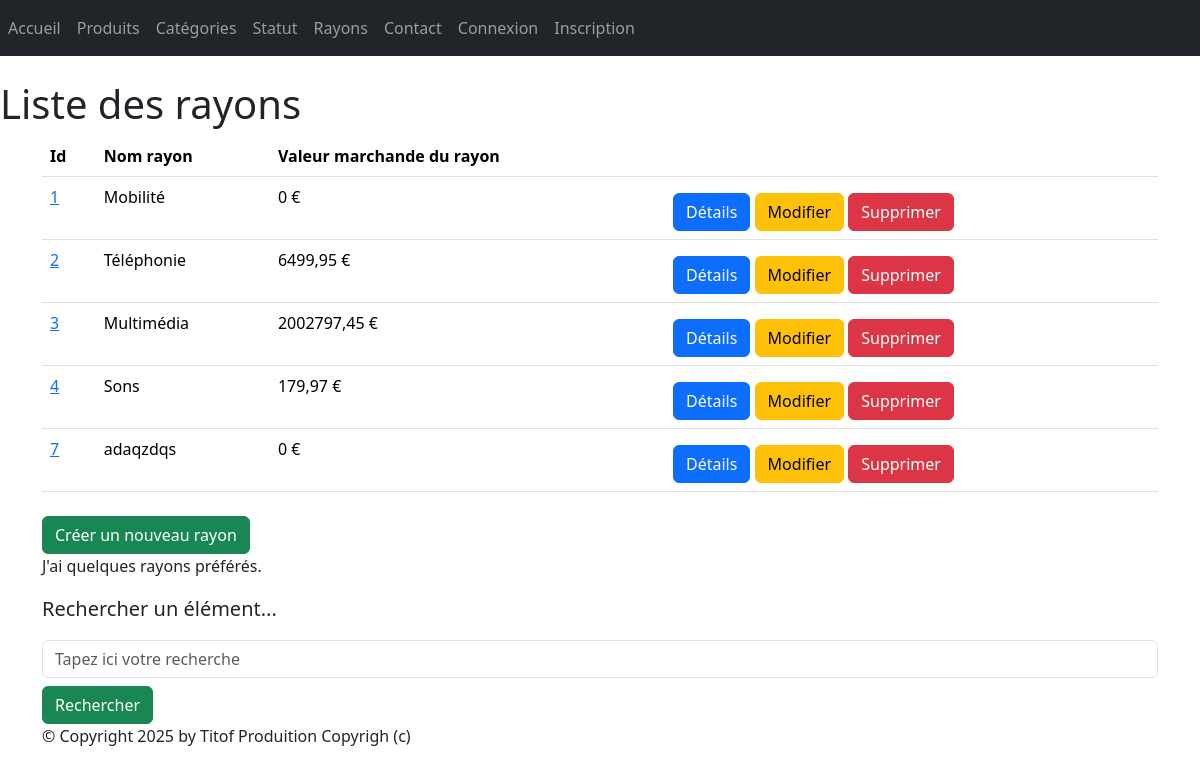
Page /monApp/rayons/ on the earlier database version.
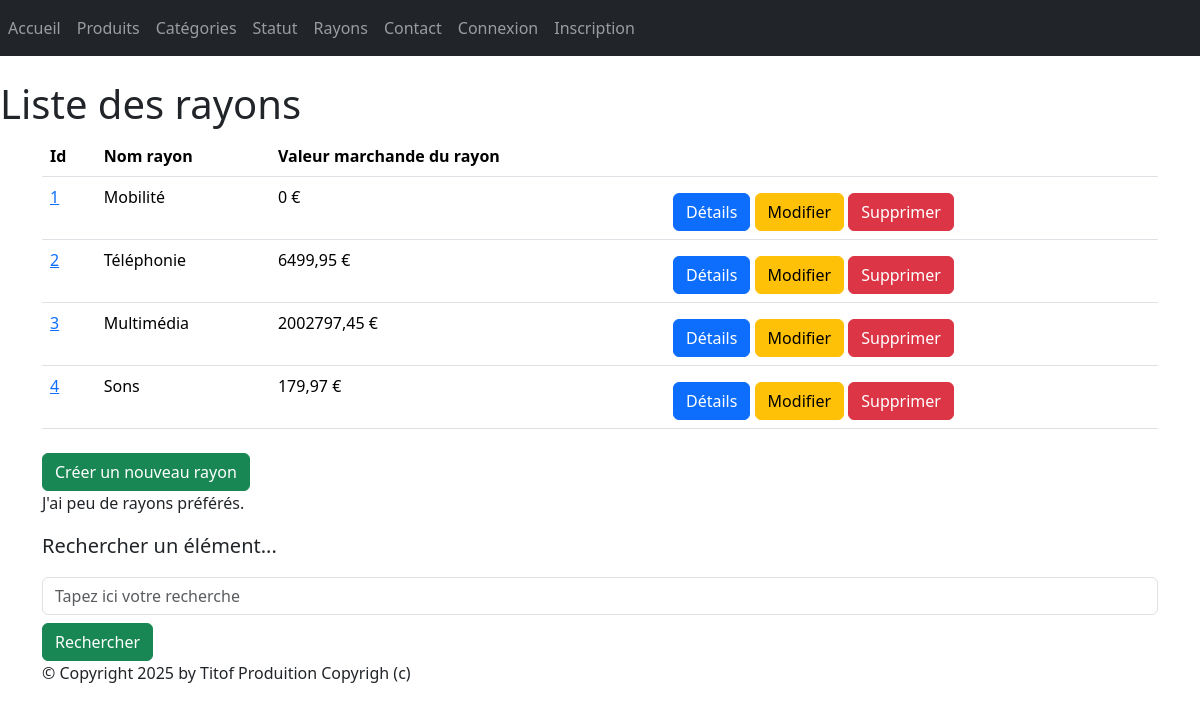
Same page on the later database version.
### monApp/models.py (models this page shows, shortened)
class Rayon(models.Model):
    idRayon = models.AutoField(primary_key=True)
    nomRayon = models.CharField(max_length=200)

### monApp/views.py (the view)
# urls.py: path("rayons/", views.RayonListView.as_view(), name="lst_rs"),
class RayonListView(ListView):
    model = Rayon
    template_name = "monApp/list_rayons.html"
    context_object_name = "rs"
    def get_queryset(self):
        query = self.request.GET.get('search')
        if query:
            return Rayon.objects.prefetch_related(Prefetch("contenirR", queryset=Contenir.objects.select_related("refProd"))).filter(nomRayon__icontains=query)
        return Rayon.objects.prefetch_related(Prefetch("contenirR", queryset=Contenir.objects.select_related("refProd")))
    def get_context_data(self, **kwargs):
        context = super(RayonListView, self).get_context_data(**kwargs)
        context['titremenu'] = "Liste de mes rayons"
        rs_dt = []
        for rayon in context['rs']:
            total = 0
            for contenir in rayon.contenirR.all():
                total += contenir.refProd.prixUnitaireProd * contenir.qte
            rs_dt.append({'rayon': rayon,'total_stock': total})
        context['rs_dt'] = rs_dt
        return context

### monApp/templates/monApp/list_rayons.html
{% extends 'monApp/base.html' %}
{% block menu %}
    <h1>Liste des rayons</h1>
{% endblock %}
{% block contenu %}
    <table class="table">
        <thead>
            <th>Id</th>
            <th>Nom rayon</th>
            <th>Valeur marchande du rayon</th>
            <th></th>
        </thead>
        <tbody>
            {% for data in rs_dt %}
                <tr>
                    <td><a href="{% url 'dtl_r' data.rayon.idRayon %}">{{ data.rayon.idRayon }}</a></td>
                    <td>{{ data.rayon.nomRayon }} </td>
                    <td>{{ data.total_stock }} €</td>
                    <td>
                        <a href="{% url 'dtl_r' data.rayon.idRayon %}" class="btn btn-primary mt-2">Détails</a>
                        <a href="{% url 'r-chng' data.rayon.idRayon %}" class="btn btn-warning mt-2">Modifier</a>
                        <a href="{% url 'dlt-r' data.rayon.idRayon %}" class="btn btn-danger mt-2">Supprimer</a>
                    </td>
                </tr>
            {% endfor %}
        </tbody>
    </table>
    <a href="{% url 'crt-r' %}" class="btn btn-success mt-2">Créer un nouveau rayon</a>
    <p>
    J'ai
    {% if rs|length < 5 %}
    peu de
    {% elif rs|length < 10 %}
    quelques
    {% else %}
    beaucoup de
    {% endif %}
    rayons préférés.
    </p>
    <p class="lead mb-3 ml-0">Rechercher un élément...</p>
    <form method="GET" action="">
        <input class="form-control" type="text" name="search" placeholder="Tapez ici votre recherche"
        value="{{ request.GET.search }}">
        <button type="submit" class="btn btn-success mt-2">Rechercher</button>
    </form>
{% endblock %}

Differences in the rows shown:
removed Rayon: rayon.idRayon "7", rayon.nomRayon "adaqzdqs", total_stock "0"
Other differences:
text no longer shown: "quelques"
text now shown: "peu de"
